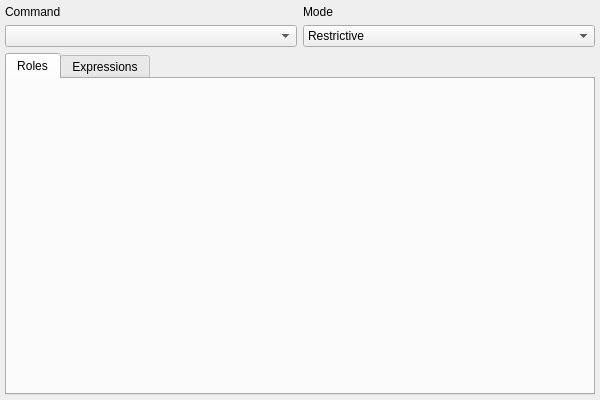
<?xml version="1.0" encoding="UTF-8"?>
<ui version="4.0">
 <class>PolicyWidget</class>
 <widget class="QWidget" name="PolicyWidget">
  <property name="geometry">
   <rect>
    <x>0</x>
    <y>0</y>
    <width>600</width>
    <height>400</height>
   </rect>
  </property>
  <property name="minimumSize">
   <size>
    <width>600</width>
    <height>400</height>
   </size>
  </property>
  <property name="windowTitle">
   <string/>
  </property>
  <layout class="QVBoxLayout" name="policy_lt">
   <property name="leftMargin">
    <number>5</number>
   </property>
   <property name="topMargin">
    <number>5</number>
   </property>
   <property name="rightMargin">
    <number>5</number>
   </property>
   <property name="bottomMargin">
    <number>5</number>
   </property>
   <item>
    <layout class="QHBoxLayout" name="command_mode_lt">
     <item>
      <layout class="QVBoxLayout" name="verticalLayout_2">
       <item>
        <widget class="QLabel" name="command_lbl">
         <property name="text">
          <string>Command</string>
         </property>
        </widget>
       </item>
       <item>
        <widget class="QComboBox" name="command_cmb">
         <property name="iconSize">
          <size>
           <width>28</width>
           <height>28</height>
          </size>
         </property>
        </widget>
       </item>
      </layout>
     </item>
     <item>
      <layout class="QVBoxLayout" name="verticalLayout_3">
       <item>
        <widget class="QLabel" name="label">
         <property name="text">
          <string>Mode</string>
         </property>
        </widget>
       </item>
       <item>
        <widget class="QComboBox" name="mode_cmb">
         <item>
          <property name="text">
           <string>Restrictive</string>
          </property>
         </item>
         <item>
          <property name="text">
           <string>Permissive</string>
          </property>
         </item>
        </widget>
       </item>
      </layout>
     </item>
    </layout>
   </item>
   <item>
    <widget class="QTabWidget" name="attribs_tbw">
     <property name="currentIndex">
      <number>0</number>
     </property>
     <property name="iconSize">
      <size>
       <width>22</width>
       <height>22</height>
      </size>
     </property>
     <widget class="QWidget" name="roles_pg">
      <attribute name="icon">
       <iconset resource="../../res/resources.qrc">
        <normaloff>:/icons/icons/role.png</normaloff>:/icons/icons/role.png</iconset>
      </attribute>
      <attribute name="title">
       <string>Roles</string>
      </attribute>
     </widget>
     <widget class="QWidget" name="expressions_pg">
      <attribute name="icon">
       <iconset resource="../../res/resources.qrc">
        <normaloff>:/icons/icons/validatesch.png</normaloff>:/icons/icons/validatesch.png</iconset>
      </attribute>
      <attribute name="title">
       <string>Expressions</string>
      </attribute>
      <layout class="QVBoxLayout" name="verticalLayout_5">
       <property name="leftMargin">
        <number>5</number>
       </property>
       <property name="topMargin">
        <number>5</number>
       </property>
       <property name="rightMargin">
        <number>5</number>
       </property>
       <property name="bottomMargin">
        <number>5</number>
       </property>
       <item>
        <layout class="QVBoxLayout" name="verticalLayout">
         <item>
          <widget class="QLabel" name="label_2">
           <property name="text">
            <string>USING</string>
           </property>
          </widget>
         </item>
         <item>
          <widget class="QWidget" name="using_wgt" native="true">
           <property name="sizePolicy">
            <sizepolicy hsizetype="Preferred" vsizetype="Expanding">
             <horstretch>0</horstretch>
             <verstretch>0</verstretch>
            </sizepolicy>
           </property>
          </widget>
         </item>
        </layout>
       </item>
       <item>
        <layout class="QVBoxLayout" name="verticalLayout_4">
         <item>
          <widget class="QLabel" name="label_3">
           <property name="text">
            <string>CHECK</string>
           </property>
          </widget>
         </item>
         <item>
          <widget class="QWidget" name="check_wgt" native="true">
           <property name="sizePolicy">
            <sizepolicy hsizetype="Preferred" vsizetype="Expanding">
             <horstretch>0</horstretch>
             <verstretch>0</verstretch>
            </sizepolicy>
           </property>
          </widget>
         </item>
        </layout>
       </item>
      </layout>
     </widget>
    </widget>
   </item>
  </layout>
 </widget>
 <tabstops>
  <tabstop>command_cmb</tabstop>
  <tabstop>attribs_tbw</tabstop>
 </tabstops>
 <resources>
  <include location="../../res/resources.qrc"/>
 </resources>
 <connections/>
</ui>
